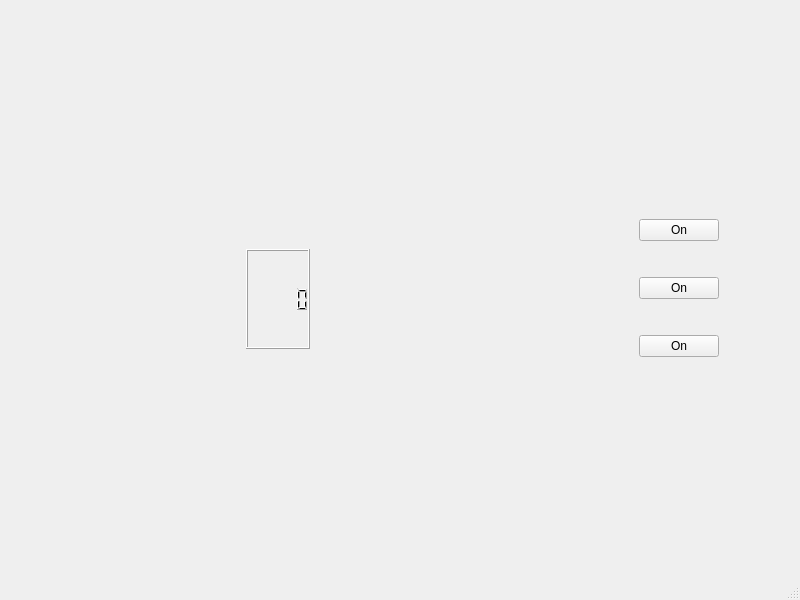
<?xml version="1.0" encoding="UTF-8"?>
<ui version="4.0">
 <class>MainWindow</class>
 <widget class="QMainWindow" name="MainWindow">
  <property name="geometry">
   <rect>
    <x>0</x>
    <y>0</y>
    <width>800</width>
    <height>600</height>
   </rect>
  </property>
  <property name="windowTitle">
   <string>MainWindow</string>
  </property>
  <widget class="QWidget" name="centralwidget">
   <layout class="QGridLayout" name="gridLayout_2">
    <item row="1" column="2">
     <spacer name="horizontalSpacer_7">
      <property name="orientation">
       <enum>Qt::Orientation::Horizontal</enum>
      </property>
      <property name="sizeHint" stdset="0">
       <size>
        <width>40</width>
        <height>20</height>
       </size>
      </property>
     </spacer>
    </item>
    <item row="2" column="3">
     <spacer name="verticalSpacer_4">
      <property name="orientation">
       <enum>Qt::Orientation::Vertical</enum>
      </property>
      <property name="sizeHint" stdset="0">
       <size>
        <width>20</width>
        <height>40</height>
       </size>
      </property>
     </spacer>
    </item>
    <item row="1" column="1">
     <layout class="QVBoxLayout" name="verticalLayout">
      <item>
       <spacer name="verticalSpacer_2">
        <property name="orientation">
         <enum>Qt::Orientation::Vertical</enum>
        </property>
        <property name="sizeHint" stdset="0">
         <size>
          <width>20</width>
          <height>40</height>
         </size>
        </property>
       </spacer>
      </item>
      <item>
       <widget class="QLedLabel" name="label_LedAck">
        <property name="text">
         <string/>
        </property>
       </widget>
      </item>
      <item>
       <widget class="QLCDNumber" name="lcdNumber_2">
        <property name="sizePolicy">
         <sizepolicy hsizetype="Minimum" vsizetype="Minimum">
          <horstretch>0</horstretch>
          <verstretch>0</verstretch>
         </sizepolicy>
        </property>
        <property name="minimumSize">
         <size>
          <width>0</width>
          <height>100</height>
         </size>
        </property>
       </widget>
      </item>
      <item>
       <spacer name="verticalSpacer">
        <property name="orientation">
         <enum>Qt::Orientation::Vertical</enum>
        </property>
        <property name="sizeHint" stdset="0">
         <size>
          <width>20</width>
          <height>40</height>
         </size>
        </property>
       </spacer>
      </item>
     </layout>
    </item>
    <item row="1" column="3">
     <layout class="QGridLayout" name="gridLayout">
      <item row="1" column="0">
       <layout class="QHBoxLayout" name="horizontalLayout_LedRed">
        <item>
         <spacer name="horizontalSpacer_3">
          <property name="orientation">
           <enum>Qt::Orientation::Horizontal</enum>
          </property>
          <property name="sizeHint" stdset="0">
           <size>
            <width>40</width>
            <height>20</height>
           </size>
          </property>
         </spacer>
        </item>
        <item>
         <widget class="QLedLabel" name="label_LedRed">
          <property name="text">
           <string/>
          </property>
         </widget>
        </item>
        <item>
         <widget class="QPushButton" name="pushButton_LedRed">
          <property name="styleSheet">
           <string notr="true"/>
          </property>
          <property name="text">
           <string>On</string>
          </property>
         </widget>
        </item>
        <item>
         <spacer name="horizontalSpacer_4">
          <property name="orientation">
           <enum>Qt::Orientation::Horizontal</enum>
          </property>
          <property name="sizeHint" stdset="0">
           <size>
            <width>40</width>
            <height>20</height>
           </size>
          </property>
         </spacer>
        </item>
       </layout>
      </item>
      <item row="2" column="0">
       <layout class="QHBoxLayout" name="horizontalLayout_LedBlue">
        <item>
         <spacer name="horizontalSpacer_5">
          <property name="orientation">
           <enum>Qt::Orientation::Horizontal</enum>
          </property>
          <property name="sizeHint" stdset="0">
           <size>
            <width>40</width>
            <height>20</height>
           </size>
          </property>
         </spacer>
        </item>
        <item>
         <widget class="QLedLabel" name="label_LedBlue">
          <property name="text">
           <string/>
          </property>
         </widget>
        </item>
        <item>
         <widget class="QPushButton" name="pushButton_LedBlue">
          <property name="styleSheet">
           <string notr="true"/>
          </property>
          <property name="text">
           <string>On</string>
          </property>
         </widget>
        </item>
        <item>
         <spacer name="horizontalSpacer_6">
          <property name="orientation">
           <enum>Qt::Orientation::Horizontal</enum>
          </property>
          <property name="sizeHint" stdset="0">
           <size>
            <width>40</width>
            <height>20</height>
           </size>
          </property>
         </spacer>
        </item>
       </layout>
      </item>
      <item row="0" column="0">
       <layout class="QHBoxLayout" name="horizontalLayout_LedGreen">
        <item>
         <spacer name="horizontalSpacer">
          <property name="orientation">
           <enum>Qt::Orientation::Horizontal</enum>
          </property>
          <property name="sizeHint" stdset="0">
           <size>
            <width>40</width>
            <height>20</height>
           </size>
          </property>
         </spacer>
        </item>
        <item>
         <widget class="QLedLabel" name="label_LedGreen">
          <property name="text">
           <string/>
          </property>
         </widget>
        </item>
        <item>
         <widget class="QPushButton" name="pushButton_LedGreen">
          <property name="styleSheet">
           <string notr="true"/>
          </property>
          <property name="text">
           <string>On</string>
          </property>
         </widget>
        </item>
        <item>
         <spacer name="horizontalSpacer_2">
          <property name="orientation">
           <enum>Qt::Orientation::Horizontal</enum>
          </property>
          <property name="sizeHint" stdset="0">
           <size>
            <width>40</width>
            <height>20</height>
           </size>
          </property>
         </spacer>
        </item>
       </layout>
      </item>
     </layout>
    </item>
    <item row="0" column="3">
     <spacer name="verticalSpacer_3">
      <property name="orientation">
       <enum>Qt::Orientation::Vertical</enum>
      </property>
      <property name="sizeHint" stdset="0">
       <size>
        <width>20</width>
        <height>40</height>
       </size>
      </property>
     </spacer>
    </item>
    <item row="1" column="0">
     <spacer name="horizontalSpacer_8">
      <property name="orientation">
       <enum>Qt::Orientation::Horizontal</enum>
      </property>
      <property name="sizeHint" stdset="0">
       <size>
        <width>40</width>
        <height>20</height>
       </size>
      </property>
     </spacer>
    </item>
   </layout>
  </widget>
  <widget class="QMenuBar" name="menubar">
   <property name="geometry">
    <rect>
     <x>0</x>
     <y>0</y>
     <width>800</width>
     <height>23</height>
    </rect>
   </property>
  </widget>
  <widget class="QStatusBar" name="statusbar"/>
 </widget>
 <customwidgets>
  <customwidget>
   <class>QLedLabel</class>
   <extends>QLabel</extends>
   <header location="global">qledlabel.h</header>
  </customwidget>
 </customwidgets>
 <resources/>
 <connections/>
</ui>
